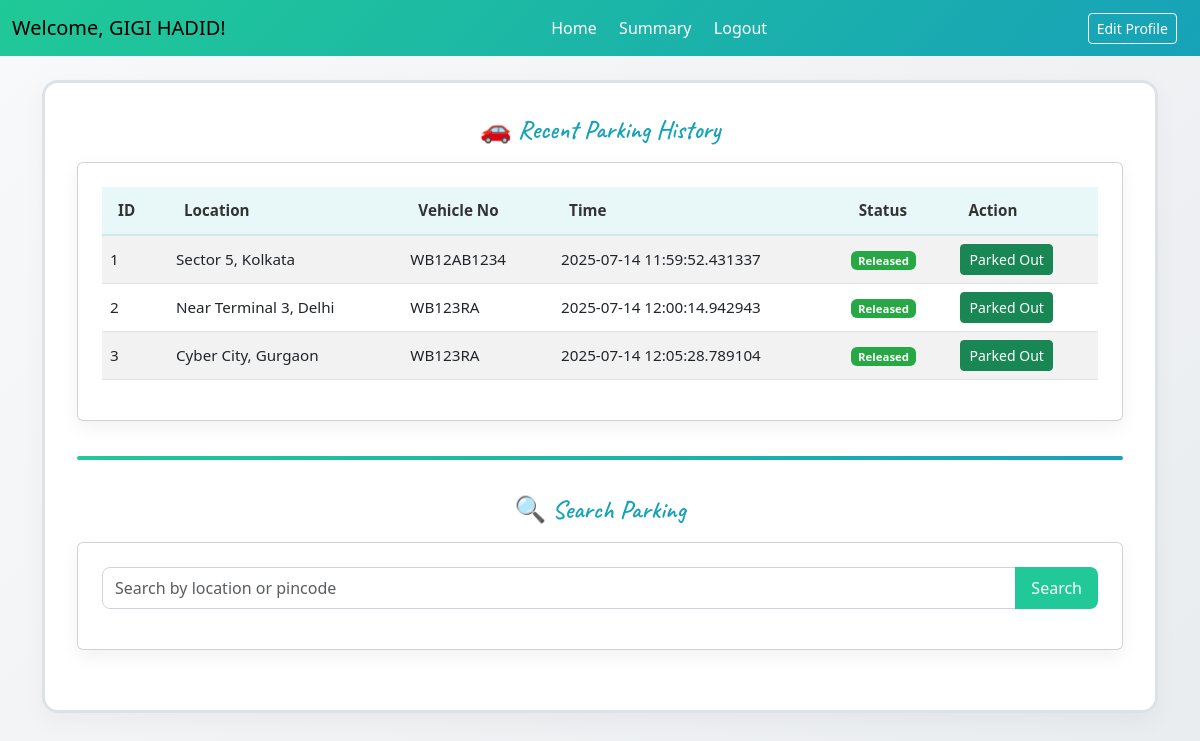
The app's page /user_dashboard (signed in) with its own data.
### backend/models.py (models this page shows, shortened)
class User_Info(db.Model):
    __tablename__ = "user_info"
    id = db.Column(db.Integer, primary_key=True)
    full_name = db.Column(db.String(100))
    user_name = db.Column(db.String(100), unique=True)
    email = db.Column(db.String(120), unique=True)
    pwd = db.Column(db.String(100))
    phone = db.Column(db.String(20))
    address = db.Column(db.String(200))
    pincode = db.Column(db.String(10))
    role = db.Column(db.Integer, default=1)
    reservations = db.relationship('Reservation', backref='user', lazy=True)

class Reservation(db.Model):
    __tablename__ = "reservations"
    id = db.Column(db.Integer, primary_key=True)
    spot_id = db.Column(db.Integer, db.ForeignKey('parking_spots.id'), nullable=False)
    user_id = db.Column(db.Integer, db.ForeignKey('user_info.id'), nullable=False)
    vehicle_no = db.Column(db.String(20), nullable=False)
    parking_timestamp = db.Column(db.DateTime, default=datetime.utcnow)
    leaving_timestamp = db.Column(db.DateTime, nullable=True)
    cost = db.Column(db.Float)
    @property
    def lot(self):
        return self.spot.lot if self.spot else None

class ParkingLot(db.Model):
    __tablename__ = "parking_lot"
    id = db.Column(db.Integer, primary_key=True)
    prime_location_name = db.Column(db.String(100), nullable=False)
    name = db.Column(db.String(100))
    address = db.Column(db.String(200))
    pincode = db.Column(db.String(10))
    price_per_hour = db.Column(db.Float, nullable=False)
    total_spots = db.Column(db.Integer, nullable=False)
    created_date = db.Column(db.DateTime, default=datetime.utcnow)
    location = db.Column(db.String(255))
    spots = db.relationship('ParkingSpot', backref='lot', lazy=True)  # relationship to ParkingSpot

### backend/controllers.py (the view)
    @app.route("/user_dashboard")
    def user_dashboard():
        if 'user_id' not in session:
            return redirect('/login')
        user = User_Info.query.get(session['user_id'])
        reservations = Reservation.query.filter_by(user_id=user.id).all()
        total_bookings = len(reservations)
        active_bookings = sum(1 for r in reservations if r.spot.status == 'O')
        return render_template(
            "user_dashboard.html",
            user=user,
            reservations=reservations,
            total_bookings=total_bookings,
            active_bookings=active_bookings,
            results=[],
            query=""
        )

### templates/user_dashboard.html (shortened to what this page needs)
<!DOCTYPE html>
<html lang="en">
<head>
  <link rel="stylesheet" href="/static/css/style.css">
  <link href="https://cdn.jsdelivr.net/npm/bootstrap@5.3.0/dist/css/bootstrap.min.css" rel="stylesheet">
</head>
<body>
<div class="main-container">
  <nav class="navbar navbar-expand-lg dashboard-navbar">
    <div class="container-fluid">
      <span class="navbar-brand">Welcome, {{ user.full_name }}!</span>
      <div class="nav-center d-flex">
        <a href="/user_dashboard" class="nav-link">Home</a>
        <a href="/user_summary" class="nav-link">Summary</a>
        <a href="{{ url_for('logout') }}" class="nav-link">Logout</a>
      </div>
      <div>
        <a href="/user_edit_profile" class="btn btn-outline-light btn-sm">Edit Profile</a>
      </div>
    </div>
  </nav>
  <div class="container py-4">
    <div class="dashboard-border">
      <h5 class="section-title text-center mb-3">🚗 Recent Parking History</h5>
      <div class="card glass-card">
        <div class="card-body">
          <table class="table table-hover table-striped">
            <thead>
              <tr>
                <th>ID</th>
                <th>Location</th>
                <th>Vehicle No</th>
                <th>Time</th>
                <th>Status</th>
                <th>Action</th>
              </tr>
            </thead>
            <tbody>
              {% for res in reservations %}
              <tr>
                <td>{{ res.id }}</td>
                <td>{{ res.lot.location }}</td>
                <td>{{ res.vehicle_no }}</td>
                <td>{{ res.parking_timestamp }}</td>
                <td>
                  {% if res.leaving_timestamp == None %}
                    <span class="badge bg-warning">Occupied</span>
                  {% else %}
                    <span class="badge bg-success">Released</span>
                  {% endif %}
                </td>
                <td>
                  {% if res.leaving_timestamp == None %}
                  <button class="btn btn-sm btn-danger"
                          data-bs-toggle="modal"
                          data-bs-target="#releaseModal"
                          data-res-id="{{ res.id }}"
                          data-vehicle-no="{{ res.vehicle_no }}"
                          data-location="{{ res.lot.location }}"
                          data-parking-time="{{ res.parking_timestamp }}">
                    Release
                  </button>
                  {% else %}
                  <a href="/parkedout/{{ res.id }}" class="btn btn-sm btn-success">Parked Out</a>
                  {% endif %}
                </td>
              </tr>
              {% endfor %}
            </tbody>
          </table>
        </div>
      </div>
      <hr class="inner-divider">
      <h5 class="section-title text-center mb-3">🔍 Search Parking</h5>
      <div class="card glass-card">
        <div class="card-body">
          <form method="get" action="/user_search">
            <div class="input-group mb-3">
              <input type="text" class="form-control" name="q" placeholder="Search by location or pincode">
              <button class="btn btn-primary" type="submit">Search</button>
            </div>
          </form>
        </div>
      </div>
    </div>
  </div>
</div>
</body>
</html>

### static/css/style.css (style rules this page uses)
* { margin: 0; padding: 0; box-sizing: border-box; }
body { background: #f5f7fa; font-family: 'Poppins', sans-serif; margin: 0; padding: 0; }
.main-container { min-height: 100vh; display: flex; flex-direction: column; }
.dashboard-navbar { display: flex; justify-content: space-between; align-items: center; background: linear-gradient(135deg, #20c997, #17a2b8); color: white; padding: 1rem 2rem; font-size: 1rem; }
.dashboard-navbar a { color: white; text-decoration: none; margin: 0 0.7rem; font-weight: 500; }
.nav-center { display: flex; justify-content: center; align-items: center; }
.nav-center a { margin: 0 0.7rem; }
.container { flex: 1; padding: 2rem; }
.section-title { margin-bottom: 1.2rem; font-size: 1.3rem; font-weight: 600; color: #333; }
.glass-card { background: rgba(255, 255, 255, 0.94); backdrop-filter: blur(8px); border-radius: 1rem; box-shadow: 0 10px 30px rgba(0, 0, 0, 0.07); overflow: hidden; }
.card-body { padding: 1.2rem; }
.table { font-size: 0.95rem; }
.table thead th { background-color: #f8f9fb; border-bottom: none; font-weight: 600; padding: 0.75rem 1rem; }
.table tbody td { vertical-align: middle; }
.badge { font-size: 0.8rem; padding: 0.5em 0.7em; border-radius: 0.5rem; }
.btn-sm { font-size: 0.75rem; padding: 0.4rem 0.7rem; border-radius: 0.4rem; }
.input-group input[type="text"] { border-radius: 0.5rem 0 0 0.5rem; border: 1px solid #ced4da; }
.input-group .btn { border-radius: 0 0.5rem 0.5rem 0; }
h1, h5, h6 { font-weight: 600; }
.card { margin-bottom: 1.8rem; }
.glass-card .card-body { padding: 1.5rem; }
.table thead th { background-color: #e8f7f7; color: #333; border-bottom: 2px solid #d0e8e8; font-weight: 600; }
.badge.bg-success { background-color: #28a745 !important; }
.input-group input[type="text"] { border-radius: 0.5rem 0 0 0.5rem; border: 1px solid #ced4da; padding: 0.5rem 0.75rem; }
.input-group .btn { border-radius: 0 0.5rem 0.5rem 0; background-color: #20c997; border: none; padding: 0.5rem 1rem; font-weight: 500; }
.glass-card { background: rgba(255, 255, 255, 0.97); border: 1px solid #dce3e8; border-radius: 1rem; box-shadow: 0 6px 18px rgba(0, 0, 0, 0.06); }
.card-body .table { background-color: #ffffff; border-radius: 0.5rem; }
.section-title { margin-bottom: 1rem; font-size: 1.3rem; color: #333; font-weight: 600; }
.section-title { font-family: 'Dancing Script', cursive; font-size: 2rem; color: #17a2b8; text-align: center; margin-bottom: 1.5rem; font-weight: 600; }
.table-striped > tbody > tr:nth-of-type(odd) { background-color: #f9fbfd; }
.section-title { font-family: 'Caveat', cursive; font-size: 1.6rem; font-weight: 600; }
.dashboard-border { border: 3px solid #dce3e8; border-radius: 1rem; padding: 2rem; background: #ffffff; box-shadow: 0 8px 24px rgba(0, 0, 0, 0.04); margin-bottom: 2rem; }
.inner-divider { border: none; height: 4px; background: linear-gradient(90deg, #20c997, #17a2b8); margin: 2.2rem 0; border-radius: 50px; opacity: 1; }
body { background: linear-gradient(135deg, #f8f9fa, #e9ecef); }

### records on screen
User_Info: full_name "GIGI HADID"
Reservation: id "1", lot.location "Sector 5, Kolkata", vehicle_no "WB12AB1234", parking_timestamp "2025-07-14 11:59:52.431337", shows "Released"
Reservation: id "2", lot.location "Near Terminal 3, Delhi", vehicle_no "WB123RA", parking_timestamp "2025-07-14 12:00:14.942943", shows "Released"
Reservation: id "3", lot.location "Cyber City, Gurgaon", vehicle_no "WB123RA", parking_timestamp "2025-07-14 12:05:28.789104", shows "Released"
